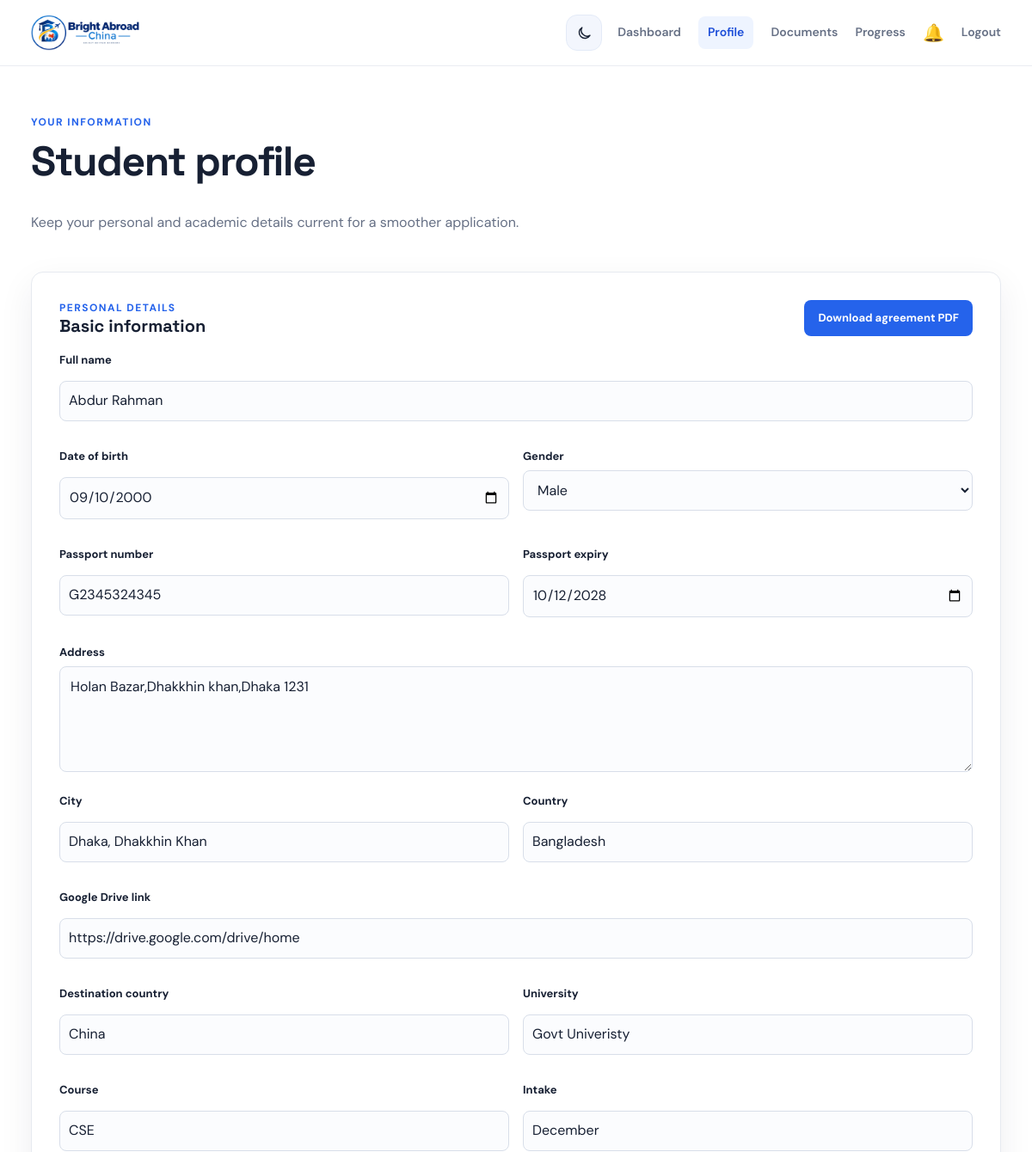
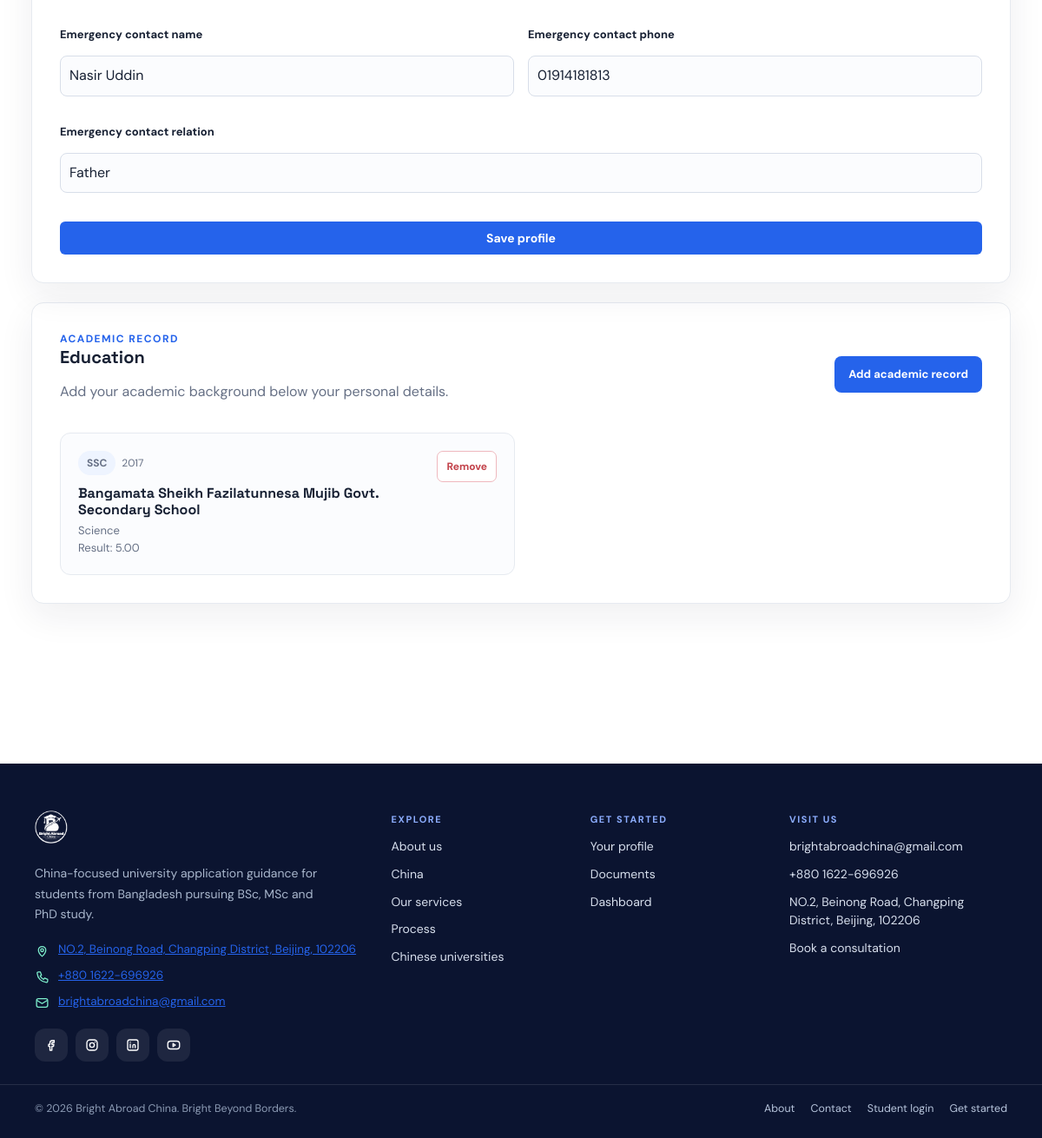
Screenshot of /students/profile/ (signed in) with the database file from the repository (2 pictures, top to bottom).
### students/models.py (models this page shows, shortened)
class StudentProfile(models.Model):
    GENDER_CHOICES = (
        ("male", "Male"),
        ("female", "Female"),
        ("other", "Other"),
    )
    user = models.OneToOneField(
        settings.AUTH_USER_MODEL,
        on_delete=models.CASCADE,
        related_name="student_profile"
    )
    full_name = models.CharField(
        max_length=150,
        blank=True
    )
    date_of_birth = models.DateField(
        null=True,
        blank=True
    )
    gender = models.CharField(
        max_length=20,
        choices=GENDER_CHOICES,
        blank=True
    )
    passport_number = models.CharField(
        max_length=50,
        blank=True
    )
    passport_expiry = models.DateField(
        null=True,
        blank=True
    )
    address = models.TextField(
        blank=True
    )
    city = models.CharField(
        max_length=100,
        blank=True
    )
    drive_link = models.URLField(
        blank=True
    )
    country = models.CharField(
        max_length=100,
        default="Bangladesh"
    )
    STATUS_CHOICES = (
        ("registered", "Profile Registered"),
        ("verification", "Profile Verification & File Preparation"),
        ("documents", "Document Collection & Review"),
        ("professor_outreach", "Professor Outreach & Acceptance Process (For Master's/Research Programs)"),
        ("application", "University Application In Progress"),
        ("interview", "Interview Preparation / Interview Scheduled"),
        ("offer", "Admission Offer & Official Documents Received"),
        ("visa_processing", "Visa Application Processing"),
        ("visa_approved", "Visa Approved"),
        ("pre_departure", "Pre-Departure Preparation & Ready to Fly"),
    )
    STATUS_PROGRESS = {
        "registered": 5,
        "verification": 20,
        "documents": 30,
        "professor_outreach": 30,
        "application": 40,
        "interview": 50,
        "offer": 90,
        "visa_processing": 95,
        "visa_approved": 100,
        "pre_departure": 100,
    }
    current_status = models.CharField(
        max_length=30,
        choices=STATUS_CHOICES,
        default="registered"
    )
    progress = models.PositiveIntegerField(
        default=0
    )
    next_step = models.CharField(
        max_length=255,
        blank=True
    )
    destination_country = models.CharField(
        max_length=100,
        blank=True
    )
    university = models.CharField(
        max_length=200,
        blank=True
    )
    course = models.CharField(
        max_length=200,
        blank=True
    )
    intake = models.CharField(
        max_length=100,
        blank=True
    )
    emergency_contact_name = models.CharField(
        max_length=150,
        blank=True
    )
    emergency_contact_phone = models.CharField(
        max_length=30,
        blank=True
    )
    emergency_contact_relation = models.CharField(
        max_length=100,
        blank=True
    )
    created_at = models.DateTimeField(
        auto_now_add=True
    )
    updated_at = models.DateTimeField(
        auto_now=True
    )

class AcademicRecord(models.Model):
    LEVEL_CHOICES = (
        ("ssc", "SSC"),
        ("hsc", "HSC"),
        ("diploma", "Diploma"),
        ("bachelor", "Bachelor"),
        ("master", "Master"),
        ("other", "Other"),
    )
    student = models.ForeignKey(
        StudentProfile,
        on_delete=models.CASCADE,
        related_name="academic_records"
    )
    level = models.CharField(
        max_length=20,
        choices=LEVEL_CHOICES
    )
    institution = models.CharField(
        max_length=200
    )
    subject_or_group = models.CharField(
        max_length=150,
        blank=True
    )
    passing_year = models.PositiveIntegerField(
        null=True,
        blank=True
    )
    result = models.CharField(
        max_length=50,
        blank=True
    )
    certificate_note = models.TextField(
        blank=True
    )
    created_at = models.DateTimeField(
        auto_now_add=True
    )
    updated_at = models.DateTimeField(
        auto_now=True
    )

### students/views.py (the view)
@login_required
def profile_view(request):
    profile, created = StudentProfile.objects.get_or_create(
        user=request.user
    )
    if request.method == "POST":
        form = StudentProfileForm(
            request.POST,
            instance=profile
        )
        if form.is_valid():
            profile = form.save(commit=False)
            profile.user = request.user
            profile.save()
            messages.success(
                request,
                "Your profile has been updated successfully."
            )
            return redirect("profile")
    else:
        form = StudentProfileForm(
            instance=profile
        )
    return render(
        request,
        "students/profile.html",
        {
            "form": form,
            "profile": profile,
            "agreement_ready": _agreement_profile_complete(profile),
        }
    )

### templates/students/profile.html (shortened to what this page needs)
{% extends "base.html" %}
{% block content %}
<div class="page-heading">
    <div>
        <p class="eyebrow">Your information</p>
        <h1>Student profile</h1>
        <p class="muted">Keep your personal and academic details current for a smoother application.</p>
    </div>
</div>
<div class="grid-2 profile-grid">
    <section class="card profile-form-card">
        <div class="section-heading profile-information-heading"><div><p class="eyebrow">Personal details</p><h3>Basic information</h3></div>
            {% if agreement_ready %}
                <a class="button" href="{% url 'student_agreement_download' %}">Download agreement PDF</a>
            {% else %}
                <span class="status-pill warning" title="Complete and save your identity and emergency contact details first">Complete profile to download</span>
            {% endif %}
        </div>
        <form method="POST" class="stack">
            <div class="profile-form-grid">
                <div class="field-group field-wide"><label for="id_full_name">Full name</label>{{ form.full_name }}{{ form.full_name.errors }}</div>
                <div class="field-group"><label for="id_date_of_birth">Date of birth</label>{{ form.date_of_birth }}{{ form.date_of_birth.errors }}</div>
                <div class="field-group"><label for="id_gender">Gender</label>{{ form.gender }}{{ form.gender.errors }}</div>
                <div class="field-group"><label for="id_passport_number">Passport number</label>{{ form.passport_number }}{{ form.passport_number.errors }}</div>
                <div class="field-group"><label for="id_passport_expiry">Passport expiry</label>{{ form.passport_expiry }}{{ form.passport_expiry.errors }}</div>
                <div class="field-group field-wide"><label for="id_address">Address</label>{{ form.address }}{{ form.address.errors }}</div>
                <div class="field-group"><label for="id_city">City</label>{{ form.city }}{{ form.city.errors }}</div>
                <div class="field-group"><label for="id_country">Country</label>{{ form.country }}{{ form.country.errors }}</div>
                <div class="field-group field-wide"><label for="id_drive_link">Google Drive link</label>{{ form.drive_link }}{{ form.drive_link.errors }}</div>
                <div class="field-group"><label for="id_destination_country">Destination country</label>{{ form.destination_country }}{{ form.destination_country.errors }}</div>
                <div class="field-group"><label for="id_university">University</label>{{ form.university }}{{ form.university.errors }}</div>
                <div class="field-group"><label for="id_course">Course</label>{{ form.course }}{{ form.course.errors }}</div>
                <div class="field-group"><label for="id_intake">Intake</label>{{ form.intake }}{{ form.intake.errors }}</div>
                <div class="field-group"><label for="id_emergency_contact_name">Emergency contact name</label>{{ form.emergency_contact_name }}{{ form.emergency_contact_name.errors }}</div>
                <div class="field-group"><label for="id_emergency_contact_phone">Emergency contact phone</label>{{ form.emergency_contact_phone }}{{ form.emergency_contact_phone.errors }}</div>
                <div class="field-group field-wide"><label for="id_emergency_contact_relation">Emergency contact relation</label>{{ form.emergency_contact_relation }}{{ form.emergency_contact_relation.errors }}</div>
            </div>
            <button type="submit">Save profile</button>
        </form>
    </section>
</div>
<section class="card academic-section">
    <div class="section-heading"><div><p class="eyebrow">Academic record</p><h3>Education</h3><p class="muted">Add your academic background below your personal details.</p></div><a class="button" href="{% url 'academic_add' %}">Add academic record</a></div>
    {% if profile.academic_records.exists %}
        <div class="academic-grid">
            {% for academic in profile.academic_records.all %}
                <div class="academic-item">
                    <div class="academic-item-content">
                        <div class="academic-item-meta">
                            <span class="status-pill">{{ academic.get_level_display }}</span>
                            {% if academic.passing_year %}<span>{{ academic.passing_year }}</span>{% endif %}
                        </div>
                        <h4>{{ academic.institution }}</h4>
                        <p>{% if academic.subject_or_group %}{{ academic.subject_or_group }}{% else %}Subject or group not added{% endif %}</p>
                        <p>{% if academic.result %}Result: {{ academic.result }}{% else %}Result not added{% endif %}</p>
                    </div>
                    <a class="remove-record" href="{% url 'academic_delete' academic.id %}">Remove</a>
                </div>
            {% endfor %}
        </div>
    {% else %}<div class="empty-state">No academic information added yet. Add your first record to complete your profile.</div>{% endif %}
</section>
{% endblock %}

### rows the page displays
StudentProfile: full_name "Abdur Rahman", date_of_birth "09/10/2000", gender "Male", passport_number "G2345324345", passport_expiry "10/12/2028", address "Holan Bazar,Dhakkhin khan,Dhaka 1231", city "Dhaka, Dhakkhin Khan", country "Bangladesh", drive_link "https://drive.google.com/drive/home", destination_country "China", university "Govt Univeristy", course "CSE", intake "December", emergency_contact_name "Nasir Uddin", emergency_contact_phone "01914181813", emergency_contact_relation "Father"
AcademicRecord: level "SSC", passing_year "2017", institution "Bangamata Sheikh Fazilatunnesa Mujib Govt. Secondary School", subject_or_group "Science", result "5.00"
